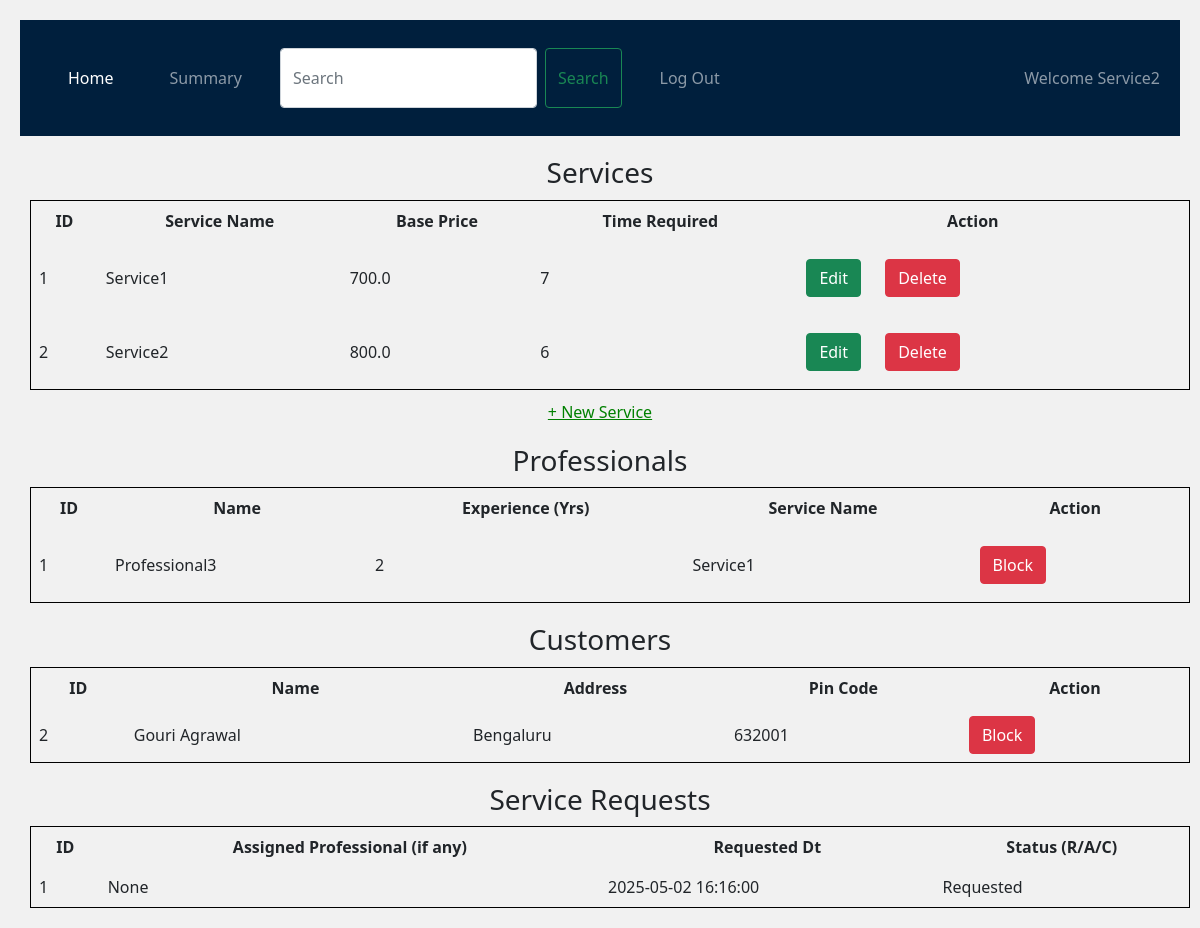
The page /admin_dashboard/Service2 on the database its author committed.
### backend/models.py (models this page shows)
class Service(db.Model):
	__tablename__="service"
	id=db.Column(db.Integer,primary_key=True)
	name=db.Column(db.String,nullable=False)
	price=db.Column(db.Float,nullable=False,default=0.0)
	time_required=db.Column(db.Integer,default=0)
	description=db.Column(db.String,nullable=False)
	service_req=db.relationship("Service_Request",cascade="all,delete",backref="service",lazy=True)
	service_prof=db.relationship("Professional",cascade="all,delete",backref="services",lazy=True)

class Professional(db.Model):
	__tablename__="professional"
	id=db.Column(db.Integer,primary_key=True)
	email=db.Column(db.String,unique=True,nullable=False)
	password=db.Column(db.String,nullable=False)
	role=db.Column(db.Integer,nullable=False, default=2)
	name=db.Column(db.String,nullable=False)
	service=db.Column(db.String,nullable=False)
	service_id=db.Column(db.Integer,db.ForeignKey("service.id"),nullable=False)
	experience=db.Column(db.Integer,nullable=False)
	address=db.Column(db.String,nullable=False)
	pin_code=db.Column(db.Integer,nullable=False)
	rating=db.Column(db.Float,default=0.0)
	resume_url=db.Column(db.String,nullable=False)
	is_approved=db.Column(db.String,default="No")
	service_req=db.relationship("Service_Request",cascade="all,delete",backref="professional",lazy=True)

class User(db.Model):
	__tablename__="user"
	id=db.Column(db.Integer,primary_key=True)
	email=db.Column(db.String,unique=True,nullable=False)
	password=db.Column(db.String,nullable=False)
	role=db.Column(db.Integer,nullable=False, default=1)
	name=db.Column(db.String,nullable=False)
	address=db.Column(db.String,nullable=False)
	pin_code=db.Column(db.Integer,nullable=False)
	service_req=db.relationship("Service_Request",cascade="all,delete",backref="user",lazy=True)

class Service_Request(db.Model):
	__tablename__="service_request"
	id=db.Column(db.Integer,primary_key=True)
	service_name=db.Column(db.String,nullable=False)
	service_id=db.Column(db.Integer,db.ForeignKey("service.id"),nullable=False)
	customer_id=db.Column(db.Integer,db.ForeignKey("user.id"),nullable=False)
	professional_id=db.Column(db.Integer,db.ForeignKey("professional.id"),nullable=False)
	dor=db.Column(db.DateTime,nullable=False)
	doc=db.Column(db.DateTime)
	status=db.Column(db.String,default="Requested")
	additional_request=db.Column(db.String)
	feedback=db.Column(db.String)

### backend/controllers.py (the view)
@app.route("/admin_dashboard/<name>")
def admin_dashboard(name):
    services=get_services()
    professionals=get_professionals()
    service_requests=get_requests()
    customers=get_customers()
    return render_template("admin_dashboard.html",name=name,services=services,professionals=professionals,service_requests=service_requests,customers=customers)

### backend/controllers.py (called while the page is built)
def get_services():
    services=Service.query.all()
    return services

def get_professionals():
    professionals=Professional.query.all()
    return professionals

def get_requests():
    service_requests=Service_Request.query.all()
    return service_requests

def get_customers():
    customers=User.query.all()
    return customers

### templates/admin_dashboard.html (shortened to what this page needs)
  {% extends "admin_layout.html" %}
  {% block content  %}
        <div class="section">
            <h3>Services</h3>
            {% if services %}
            <table>
                <thead>
                    <tr>
                        <th>ID</th>
                        <th>Service Name</th>
                        <th>Base Price</th>
                        <th>Time Required</th>
                        <th>Action<th></th></th>
                    </tr>
                </thead>
                {% for service in services %}
                <tbody>
                    <tr>
                        <td>{{service.id}}</td>
                        <td>{{service.name}}</td>
                        <td>{{service.price}}</td>
                        <td>{{service.time_required}}</td>
                        <td><a href="/edit_service/{{service.id}}/{{name}}"  type="button"  class="btn btn-success">Edit</a>
                           <a href="/delete_service/{{service.id}}/{{name}}" type="button" class="btn btn-danger">Delete</a></td>
                    </tr>
                </tbody>
                {% endfor %}
            </table>
            {% else %}
                <h2 class="center">No Services Available</h2>
            {% endif %}
            <a href="/service/{{name}}" class="add-service">+ New Service</a>
        </div>
        <div class="section">
            <h3>Professionals</h3>
            {% if professionals %}
            <table>
                <thead>
                    <tr>
                        <th>ID</th>
                        <th>Name</th>
                        <th>Experience (Yrs)</th>
                        <th>Service Name</th>
                        <th>Action</th>
                    </tr>
                </thead>
                {% for professional in professionals  %}
                <tbody>
                    <tr>
                        <td>{{professional.id}}</td>
                        <td>{{professional.name}}</td>
                        <td>{{professional.experience}}</td>
                        <td>{{professional.service}}</td>
                        <td>
                            <a href="/delete_prof/{{professional.id}}/{{name}}" type="button" class="btn btn-danger">Block</a></td>
                    </tr>
                </tbody>
                {% endfor %}
            </table>
            {% else %}
                <h2 class="center">No Professionals Available</h2>
            {% endif %}
        </div>
        <div class="section">
            <h3>Customers</h3>
            {% if customers %}
            <table>
                <thead>
                    <tr>
                        <th>ID</th>
                        <th>Name</th>
                        <th>Address</th>
                        <th>Pin Code</th>
                        <th>Action</th>
                    </tr>
                </thead>
                {% for customer in customers  %}
                {% if customer.role==1 %}
                <tbody>
                    <tr>
                        <td>{{customer.id}}</td>
                        <td>{{customer.name}}</td>
                        <td>{{customer.address}}</td>
                        <td>{{customer.pin_code}}</td>
                        <td>
                            <button type="button" href="#" class="btn btn-danger">Block</button></td>
                    </tr>
                </tbody>
                {% endif %}
                {% endfor %}
            </table>
            {% else %}
                <h2 class="center">No Customer Available</h2>
            {% endif %}
        </div>
        <div class="section">
            <h3>Service Requests</h3>
            {% if service_requests %}
            <table>
                <thead>
                    <tr>
                        <th>ID</th>
                        <th>Assigned Professional (if any)</th>
                        <th>Requested Dt</th>
                        <th>Status (R/A/C)</th>
                    </tr>
                </thead>
                {% for service_request in service_requests %}
                <tbody>
                    <tr>
                        <td>{{service_request.id}}</td>
                        <td>{{service_request.feedback}}</td>
                        <td>{{service_request.dor}}</td>
                        <td>{{service_request.status}}</td>
                    </tr>
                </tbody>
                {% endfor %}
            </table>
            {% else %}
                <h2 class="center"> No Requests Available</h2>
            {% endif %}
        </div>
        {% endblock  %}

### static/styles/main.css (style rules this page uses)
* { margin: 10px; }
body { font-family: Arial, sans-serif; margin: 20px; text-align: center; }
.section { margin-top: 20px; }
table { width: 100%; border-collapse: collapse; margin-top: 10px; }
table, th, td { border: 1px solid black; }
th, td { padding: 8px; text-align: left; }
.add-service { color: green; margin-top: 10px; display: block; }

### rows shown on the page
Service: id "1", name "Service1", price "700.0", time_required "7"
Service: id "2", name "Service2", price "800.0", time_required "6"
Professional: id "1", name "Professional3", experience "2", service "Service1"
User: id "2", name "Gouri Agrawal", address "Bengaluru", pin_code "632001"
Service_Request: id "1", feedback "None", dor "2025-05-02 16:16:00", status "Requested"

### other values the page prints
{{ name }} "Service2"
